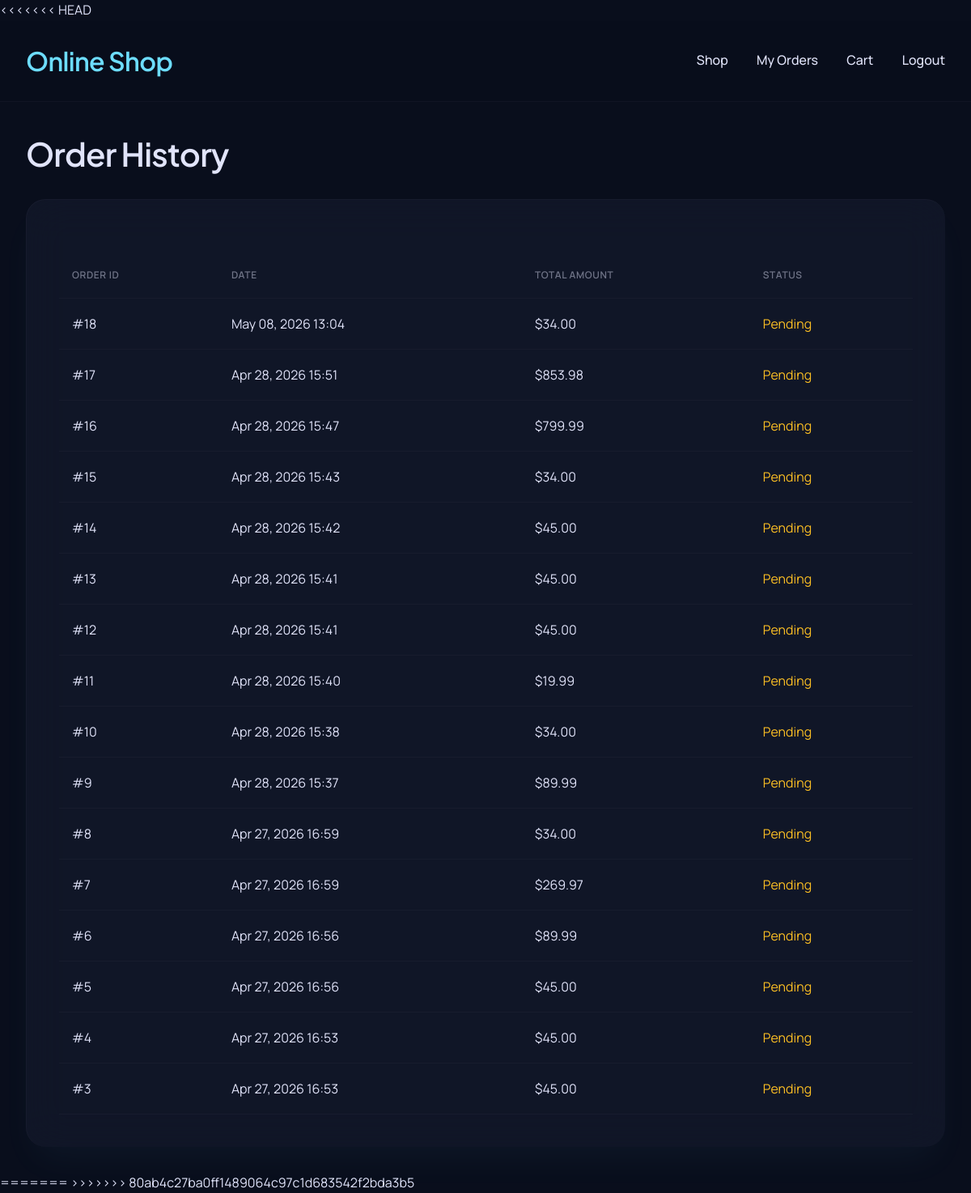
/user/orders.php (signed in), run on the app's committed database.
### tables this page shows
CREATE TABLE `orders` (
  `id` int(11) NOT NULL AUTO_INCREMENT,
  `user_id` int(11) NOT NULL,
  `order_date` datetime DEFAULT current_timestamp(),
  `total_amount` decimal(10,2) DEFAULT 0.00,
  `status` enum('pending','completed','cancelled') DEFAULT 'pending',
  PRIMARY KEY (`id`),
  KEY `user_id` (`user_id`),
  CONSTRAINT `orders_ibfk_1` FOREIGN KEY (`user_id`) REFERENCES `users` (`id`) ON DELETE CASCADE
);

### user/orders.php (the view, shortened to what this page needs)
<?php
require_once '../includes/functions.php';
$stmt = $pdo->prepare("
    SELECT o.id, o.order_date, o.total_amount, o.status
    FROM orders o
    WHERE o.user_id = ?
    ORDER BY o.order_date DESC
");
$stmt->execute([$_SESSION['user_id']]);
$orders = $stmt->fetchAll();
?>
<!DOCTYPE html>
<html lang="en">
<head>
    <link rel="stylesheet" href="../assets/css/style.css">
</head>
<body>
<nav>
    <h2 style="margin: 0; color: var(--primary);">Online Shop</h2>
    <div class="nav-links">
        <a href="index.php">Shop</a>
        <a href="orders.php">My Orders</a>
        <a href="cart.php">Cart</a>
        <a href="../logout.php">Logout</a>
    </div>
</nav>
<div class="container">
    <h1>Order History</h1>
    <?php if (empty($orders)): ?>
        <div class="card" style="text-align: center; padding: 4rem;">
            <h3 style="color: var(--text-dim);">You haven't placed any orders yet.</h3>
            <a href="index.php" class="btn btn-primary" style="margin-top: 1rem;">Start Shopping</a>
        </div>
    <?php else: ?>
        <div class="card">
            <table>
                <thead>
                    <tr>
                        <th>Order ID</th>
                        <th>Date</th>
                        <th>Total Amount</th>
                        <th>Status</th>
                    </tr>
                </thead>
                <tbody>
                    <?php foreach ($orders as $o): ?>
                    <tr>
                        <td>#<?php echo $o['id']; ?></td>
                        <td><?php echo date('M d, Y H:i', strtotime($o['order_date'])); ?></td>
                        <td>$<?php echo number_format($o['total_amount'], 2); ?></td>
                        <td>
                            <span style="color: <?php
                                echo $o['status'] === 'completed' ? '#4ade80' : ($o['status'] === 'cancelled' ? 'var(--error)' : '#fbbf24');
                            ?>;">
                                <?php echo ucfirst($o['status']); ?>
                            </span>
                        </td>
                    </tr>
                    <?php endforeach; ?>
                </tbody>
            </table>
        </div>
    <?php endif; ?>
</div>
</body>
</html>

### assets/css/style.css (style rules this page uses)
:root { --background: #090e1c; --on-background: #e1e4fa; --surface: #090e1c; --on-surface: #e1e4fa; --surface-container-low: #0d1323; --surface-container: #13192b; --surface-container-high: #181f33; --surface-container-highest: #1e253b; --primary: #6dddff; --on-primary: #004c5e; --primary-container: #00d2fd; --on-primary-container: #004352; --secondary: #03c1fb; --on-secondary: #00374b; --secondary-container: #006687; --on-secondary-container: #f1f9ff; --error: #ffb4ab; --on-error: #490006; --outline: #707588; --outline-variant: rgba(67, 71, 89, 0.15); --bg-color: var(--background); --text-color: var(--on-background); --text-dim: var(--outline); }
* { margin: 0; padding: 0; box-sizing: border-box; }
body { background-color: var(--background); color: var(--on-background); font-family: 'Manrope', sans-serif; line-height: 1.6; overflow-x: hidden; }
h1, h2, h3, h4, h5, h6 { font-family: 'Plus Jakarta Sans', sans-serif; font-weight: 600; letter-spacing: -0.02em; color: var(--on-surface); }
h1 { font-size: 2.5rem; margin-bottom: 1.5rem; }
h2 { font-size: 2rem; margin-bottom: 1.25rem; }
.container { max-width: 1200px; margin: 0 auto; padding: 2rem; }
.card { background: rgba(24, 31, 51, 0.5); backdrop-filter: blur(24px); -webkit-backdrop-filter: blur(24px); border-top: 1px solid var(--outline-variant); border-left: 1px solid var(--outline-variant); border-radius: 1.5rem; padding: 2.5rem; box-shadow: 0 24px 48px -12px rgba(109, 221, 255, 0.05); }
nav { display: flex; justify-content: space-between; align-items: center; padding: 1.5rem 2rem; background: rgba(9, 14, 28, 0.8); backdrop-filter: blur(20px); border-bottom: 1px solid var(--outline-variant); position: sticky; top: 0; z-index: 100; }
.nav-links a { color: var(--on-surface); text-decoration: none; margin-left: 2rem; font-weight: 500; transition: color 0.3s ease; }
table { width: 100%; border-collapse: collapse; margin-top: 1.5rem; }
th, td { padding: 1.25rem 1rem; text-align: left; border-bottom: 1px solid var(--outline-variant); }
th { color: var(--outline); font-weight: 600; text-transform: uppercase; font-size: 0.75rem; letter-spacing: 0.05em; }

### data on the page
orders: id "18", order_date "May 08, 2026 13:04", total_amount "34.00", status "Pending"
orders: id "17", order_date "Apr 28, 2026 15:51", total_amount "853.98", status "Pending"
orders: id "16", order_date "Apr 28, 2026 15:47", total_amount "799.99", status "Pending"
orders: id "15", order_date "Apr 28, 2026 15:43", total_amount "34.00", status "Pending"
orders: id "14", order_date "Apr 28, 2026 15:42", total_amount "45.00", status "Pending"
orders: id "13", order_date "Apr 28, 2026 15:41", total_amount "45.00", status "Pending"
orders: id "12", order_date "Apr 28, 2026 15:41", total_amount "45.00", status "Pending"
orders: id "11", order_date "Apr 28, 2026 15:40", total_amount "19.99", status "Pending"
orders: id "10", order_date "Apr 28, 2026 15:38", total_amount "34.00", status "Pending"
orders: id "9", order_date "Apr 28, 2026 15:37", total_amount "89.99", status "Pending"
orders: id "8", order_date "Apr 27, 2026 16:59", total_amount "34.00", status "Pending"
orders: id "7", order_date "Apr 27, 2026 16:59", total_amount "269.97", status "Pending"
orders: id "6", order_date "Apr 27, 2026 16:56", total_amount "89.99", status "Pending"
orders: id "5", order_date "Apr 27, 2026 16:56", total_amount "45.00", status "Pending"
orders: id "4", order_date "Apr 27, 2026 16:53", total_amount "45.00", status "Pending"
orders: id "3", order_date "Apr 27, 2026 16:53", total_amount "45.00", status "Pending"
